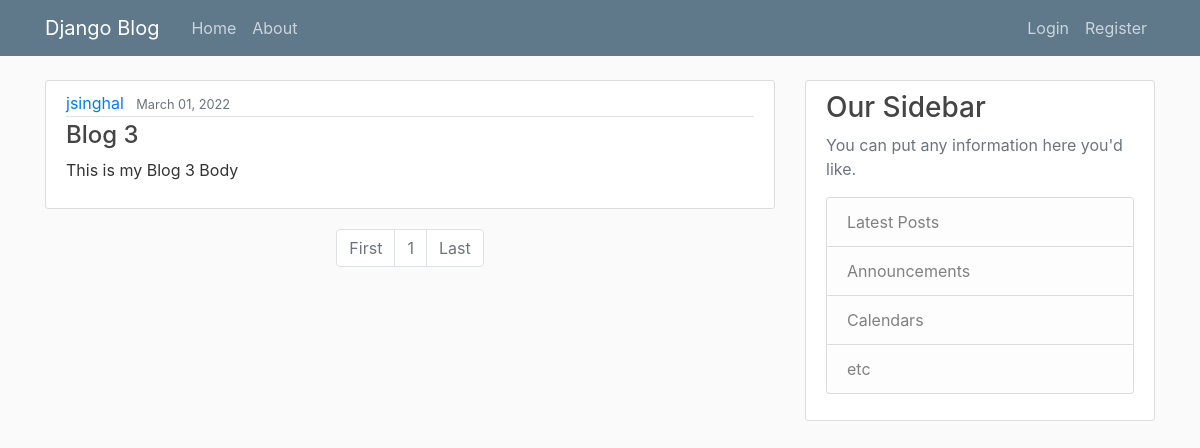
The page /jsinghal/ on the database as committed earlier.
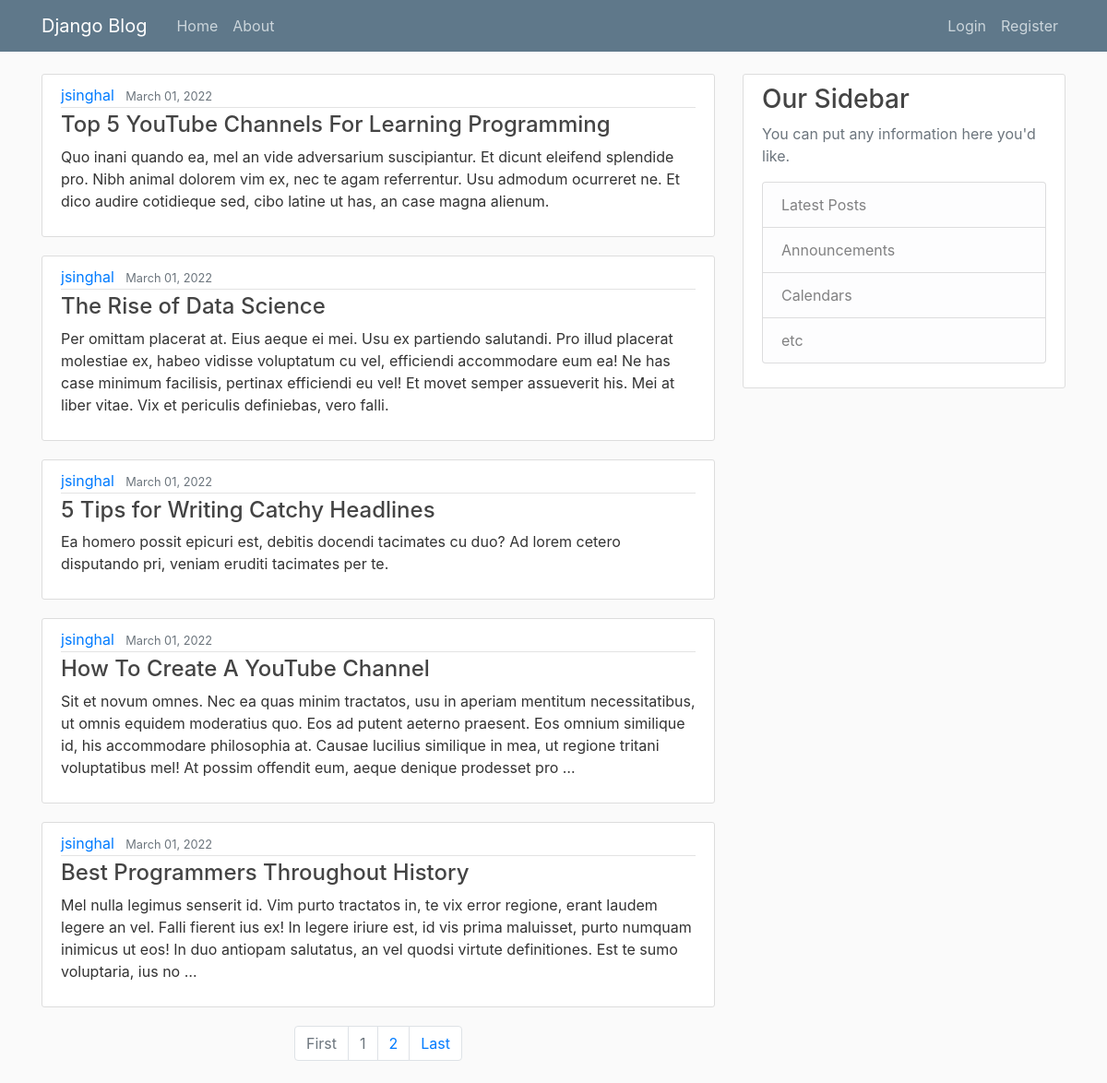
The same page on the database as committed later.
### blog/models.py (models this page shows)
class Post(models.Model):
    title = models.CharField(max_length=100)
    content = models.TextField()
    date_posted = models.DateTimeField(default=timezone.now)
    author = models.ForeignKey(User, on_delete=models.CASCADE)
    def __str__(self):
        return self.title

### blog/views.py (the view)
# urls.py: path('<str:username>/', views.specificUserBlogs, name="specific-user-blogs"),
def specificUserBlogs(request, username):
    userObj = User.objects.get(username=username)
    posts = Post.objects.filter(author=userObj).order_by('-date_posted')
    paginator = Paginator(posts, 5)
    page_number = request.GET.get('page')
    page_obj = paginator.get_page(page_number)
    return render(request, "blog/home.html", {"page_obj": page_obj})

### blog/templates/blog/home.html (shortened to what this page needs)
{% extends "blog/base.html" %} {% block content %} {% for page in page_obj %}
<article class="media content-section">
  <div class="media-body">
    <div class="article-metadata">
      <a class="mr-2" href="{% url 'specific-user-blogs' page.author %}">{{ page.author }}</a>
      <small class="text-muted">{{ page.date_posted|date:"F d, Y" }}</small>
    </div>
    <h4>
      <a class="article-title" href="{% url 'blog-detail' page.id %}">{{ page }}</a>
    </h4>
    <p class="article-content">{{ page.content|truncatewords:50 }}</p>
  </div>
</article>
{% endfor %}
<nav>
  <ul class="pagination justify-content-center">
    <li class="page-item {% if not page_obj.has_previous %} disabled {% endif %}">
      <a class="page-link" href="?page=1">First</a>
    </li>
    {% for i in page_obj.paginator.page_range %}
      {% if page_obj.number == i %}
      <li class="active page-item disabled">
        <a class="page-link" href="#">{{ i }}</a>
      </li>
      {% elif i == page_obj.number|add:'-1' %}
        <li class="page-item">
          <a class="page-link" href="?page={{ page_obj.previous_page_number }}">{{ i }}</a>
        </li>
      {% elif i == page_obj.number|add:'1' %}
      <li class="page-item">
        <a class="page-link" href="?page={{ page_obj.next_page_number }}">{{ i }}</a>
      </li>
      {% endif %}
    {% endfor %}
    <li class="page-item {% if not page_obj.has_next %} disabled {% endif %}">
      <a class="page-link" href="?page={{ page_obj.paginator.num_pages }}">Last</a>
    </li>
  </ul>
</nav>
<br>
{% endblock content %}

Rows that differ between the two databases and show on the page:
no longer on this page (row unchanged): Post: author "jsinghal", date_posted "March 01, 2022", title "Blog 3", content "This is my Blog 3 Body"
added Post: author "jsinghal", date_posted "March 01, 2022", title "Top 5 YouTube Channels For Learning Programming", content "Quo inani quando ea, mel an vide adversarium suscipiantur. Et dicunt eleifend splendide pro. Nibh animal dolorem vim ex, nec te agam referrentur. Usu admodum ocurreret ne. Et dico audire cotidieque sed, cibo latine ut has, an case magna alienum."
added Post: author "jsinghal", date_posted "March 01, 2022", title "The Rise of Data Science", content "Per omittam placerat at. Eius aeque ei mei. Usu ex partiendo salutandi. Pro illud placerat molestiae ex, habeo vidisse voluptatum cu vel, efficiendi accommodare eum ea! Ne has case minimum facilisis, pertinax efficiendi eu vel! Et movet semper assueverit his. Mei at liber vitae. Vix et periculis definiebas, vero falli."
added Post: author "jsinghal", date_posted "March 01, 2022", title "5 Tips for Writing Catchy Headlines", content "Ea homero possit epicuri est, debitis docendi tacimates cu duo? Ad lorem cetero disputando pri, veniam eruditi tacimates per te."
added Post: author "jsinghal", date_posted "March 01, 2022", title "How To Create A YouTube Channel", content "Sit et novum omnes. Nec ea quas minim tractatos, usu in aperiam mentitum necessitatibus, ut omnis equidem moderatius quo. Eos ad putent aeterno praesent. Eos omnium similique id, his accommodare philosophia at. Causae lucilius similique in mea, ut regione tritani voluptatibus mel! At possim offendit eum, aeque denique prodesset pro …"
added Post: author "jsinghal", date_posted "March 01, 2022", title "Best Programmers Throughout History", content "Mel nulla legimus senserit id. Vim purto tractatos in, te vix error regione, erant laudem legere an vel. Falli fierent ius ex! In legere iriure est, id vis prima maluisset, purto numquam inimicus ut eos! In duo antiopam salutatus, an vel quodsi virtute definitiones. Est te sumo voluptaria, ius no …"
Other text that changed with them:
new list line: "2"
